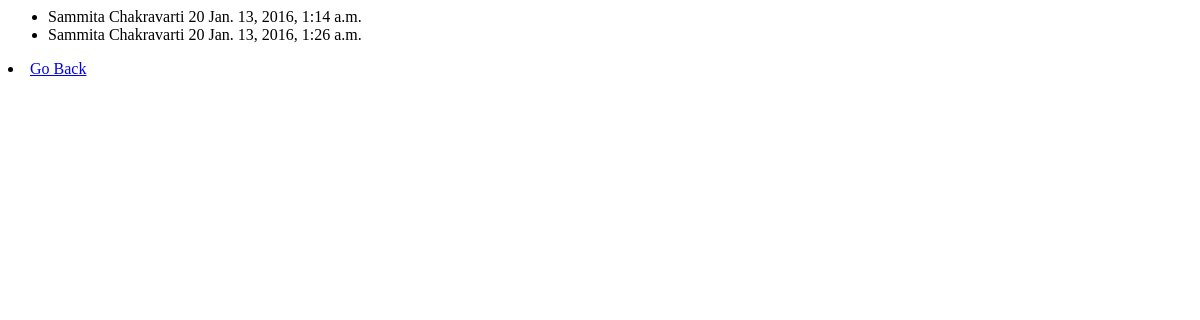
The page /lboard/ (signed in) on the database as committed earlier.
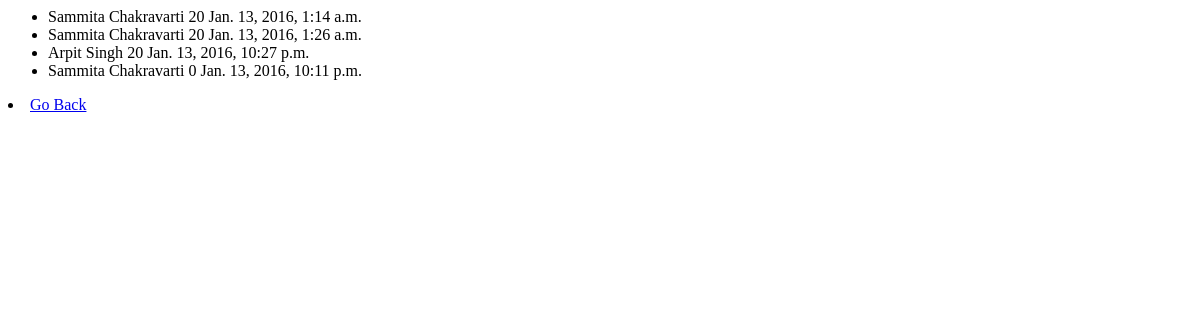
The same page on the database as committed later.
### oth/models.py (models this page shows, shortened)
class player(models.Model):
    user = models.OneToOneField(User)
    name = models.CharField(max_length=128)
    max_level = models.IntegerField(default=1)
    score = models.IntegerField(default=0)
    timestamp = models.DateTimeField()

### oth/views.py (the view)
# urls.py: url(r'^lboard/$', views.lboard , name='lboard'),
@login_required()
def lboard(request):
    p= models.player.objects.order_by('-score','timestamp')
    return render(request, 'lboard.html', {'players': p})

### templates/lboard.html
{% if players %}
            <ul>
                {% for player in players %}
                <li>{{ player.name }}       {{player.score}}     {{player.timestamp}}</li>
                {% endfor %}
            </ul>
        {% else %}
            <strong>There are no players present.</strong>
        {% endif %}
<li><a href="/">Go Back</a></li>

Rows that differ between the two databases and show on the page:
added player: name "Arpit Singh", score "20", timestamp "Jan. 13, 2016, 10:27 p.m."
added player: name "Sammita Chakravarti", score "0", timestamp "Jan. 13, 2016, 10:11 p.m."
